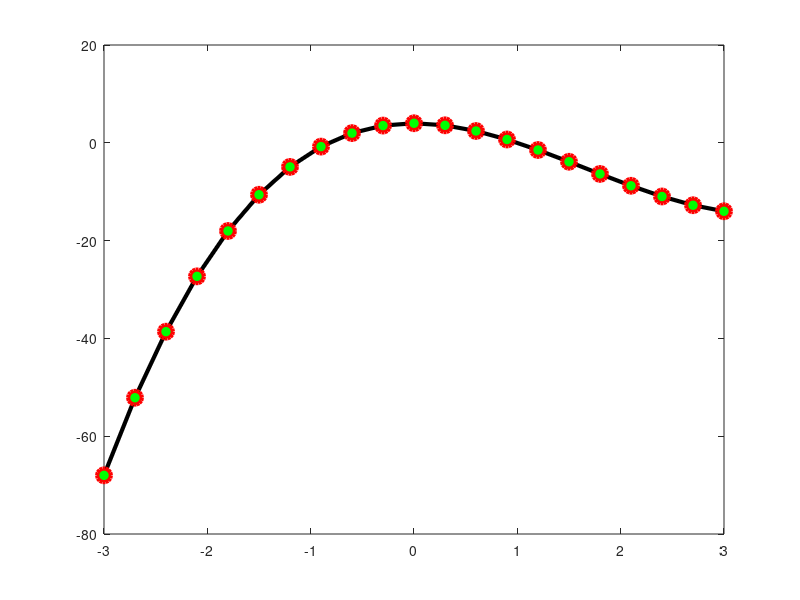

Write MATLAB code to recreate this figure.
x =-3:0.3:3;
y = x.^3 - 5*x.^2+4;
% plot(x,y)
xlabel('valueof x')
ylabel('valueof y')
title('A Plot x and y')

plot (x,y, '-ko' ,  'LineWidth',3,'MarkerSize',10, "MarkerEdgeColor",'r','MarkerFaceColor','g')